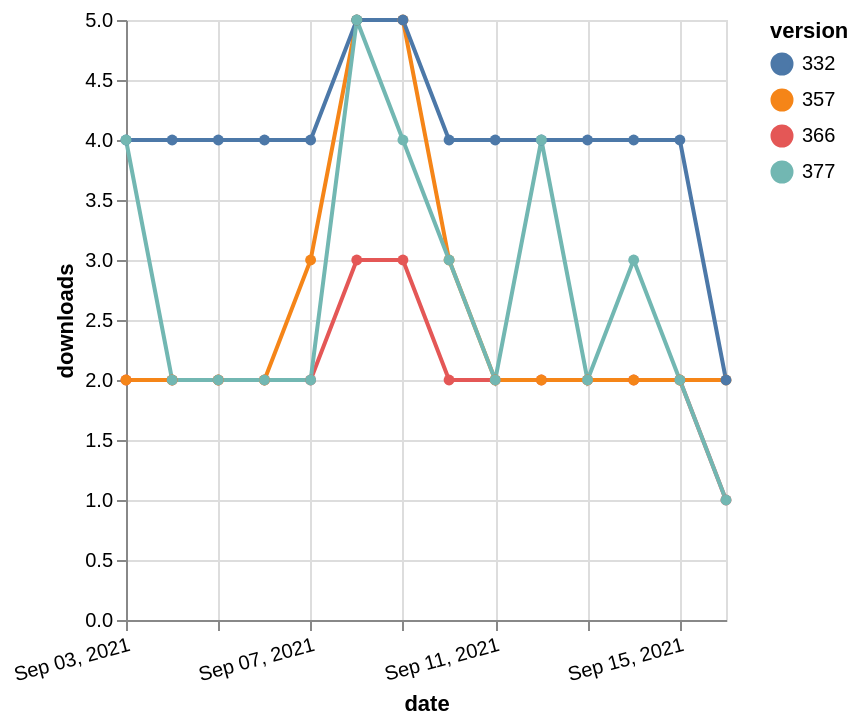

Vega-Lite specification for this chart:
### Vega-Lite specification from a JSON file in a GitHub repository (floating-point values rounded to 4 significant figures)
{"$schema": "https://vega.github.io/schema/vega-lite/v5.json", "description": "A simple bar chart with embedded data.", "data": {"values": [{"date": "2021-09-03", "total": 2344, "delta": 2, "version": "366"}, {"date": "2021-09-04", "total": 2346, "delta": 2, "version": "366"}, {"date": "2021-09-05", "total": 2348, "delta": 2, "version": "366"}, {"date": "2021-09-06", "total": 2350, "delta": 2, "version": "366"}, {"date": "2021-09-07", "total": 2352, "delta": 2, "version": "366"}, {"date": "2021-09-08", "total": 2355, "delta": 3, "version": "366"}, {"date": "2021-09-09", "total": 2358, "delta": 3, "version": "366"}, {"date": "2021-09-10", "total": 2360, "delta": 2, "version": "366"}, {"date": "2021-09-11", "total": 2362, "delta": 2, "version": "366"}, {"date": "2021-09-12", "total": 2364, "delta": 2, "version": "366"}, {"date": "2021-09-13", "total": 2366, "delta": 2, "version": "366"}, {"date": "2021-09-14", "total": 2368, "delta": 2, "version": "366"}, {"date": "2021-09-15", "total": 2370, "delta": 2, "version": "366"}, {"date": "2021-09-16", "total": 2371, "delta": 1, "version": "366"}, {"date": "2021-09-03", "total": 2903, "delta": 2, "version": "357"}, {"date": "2021-09-04", "total": 2905, "delta": 2, "version": "357"}, {"date": "2021-09-05", "total": 2907, "delta": 2, "version": "357"}, {"date": "2021-09-06", "total": 2909, "delta": 2, "version": "357"}, {"date": "2021-09-07", "total": 2912, "delta": 3, "version": "357"}, {"date": "2021-09-08", "total": 2917, "delta": 5, "version": "357"}, {"date": "2021-09-09", "total": 2922, "delta": 5, "version": "357"}, {"date": "2021-09-10", "total": 2925, "delta": 3, "version": "357"}, {"date": "2021-09-11", "total": 2927, "delta": 2, "version": "357"}, {"date": "2021-09-12", "total": 2929, "delta": 2, "version": "357"}, {"date": "2021-09-13", "total": 2931, "delta": 2, "version": "357"}, {"date": "2021-09-14", "total": 2933, "delta": 2, "version": "357"}, {"date": "2021-09-15", "total": 2935, "delta": 2, "version": "357"}, {"date": "2021-09-16", "total": 2937, "delta": 2, "version": "357"}, {"date": "2021-09-03", "total": 4987, "delta": 4, "version": "332"}, {"date": "2021-09-04", "total": 4991, "delta": 4, "version": "332"}, {"date": "2021-09-05", "total": 4995, "delta": 4, "version": "332"}, {"date": "2021-09-06", "total": 4999, "delta": 4, "version": "332"}, {"date": "2021-09-07", "total": 5003, "delta": 4, "version": "332"}, {"date": "2021-09-08", "total": 5008, "delta": 5, "version": "332"}, {"date": "2021-09-09", "total": 5013, "delta": 5, "version": "332"}, {"date": "2021-09-10", "total": 5017, "delta": 4, "version": "332"}, {"date": "2021-09-11", "total": 5021, "delta": 4, "version": "332"}, {"date": "2021-09-12", "total": 5025, "delta": 4, "version": "332"}, {"date": "2021-09-13", "total": 5029, "delta": 4, "version": "332"}, {"date": "2021-09-14", "total": 5033, "delta": 4, "version": "332"}, {"date": "2021-09-15", "total": 5037, "delta": 4, "version": "332"}, {"date": "2021-09-16", "total": 5039, "delta": 2, "version": "332"}, {"date": "2021-09-03", "total": 2150, "delta": 4, "version": "377"}, {"date": "2021-09-04", "total": 2152, "delta": 2, "version": "377"}, {"date": "2021-09-05", "total": 2154, "delta": 2, "version": "377"}, {"date": "2021-09-06", "total": 2156, "delta": 2, "version": "377"}, {"date": "2021-09-07", "total": 2158, "delta": 2, "version": "377"}, {"date": "2021-09-08", "total": 2163, "delta": 5, "version": "377"}, {"date": "2021-09-09", "total": 2167, "delta": 4, "version": "377"}, {"date": "2021-09-10", "total": 2170, "delta": 3, "version": "377"}, {"date": "2021-09-11", "total": 2172, "delta": 2, "version": "377"}, {"date": "2021-09-12", "total": 2176, "delta": 4, "version": "377"}, {"date": "2021-09-13", "total": 2178, "delta": 2, "version": "377"}, {"date": "2021-09-14", "total": 2181, "delta": 3, "version": "377"}, {"date": "2021-09-15", "total": 2183, "delta": 2, "version": "377"}, {"date": "2021-09-16", "total": 2184, "delta": 1, "version": "377"}]}, "width": "container", "mark": {"type": "line", "point": {"filled": true}}, "encoding": {"x": {"field": "date", "type": "temporal", "timeUnit": "yearmonthdate", "title": "date", "axis": {"labelAngle": -15}}, "y": {"field": "delta", "type": "quantitative", "title": "downloads"}, "color": {"field": "version", "type": "nominal"}, "tooltip": {"field": "delta"}}}
